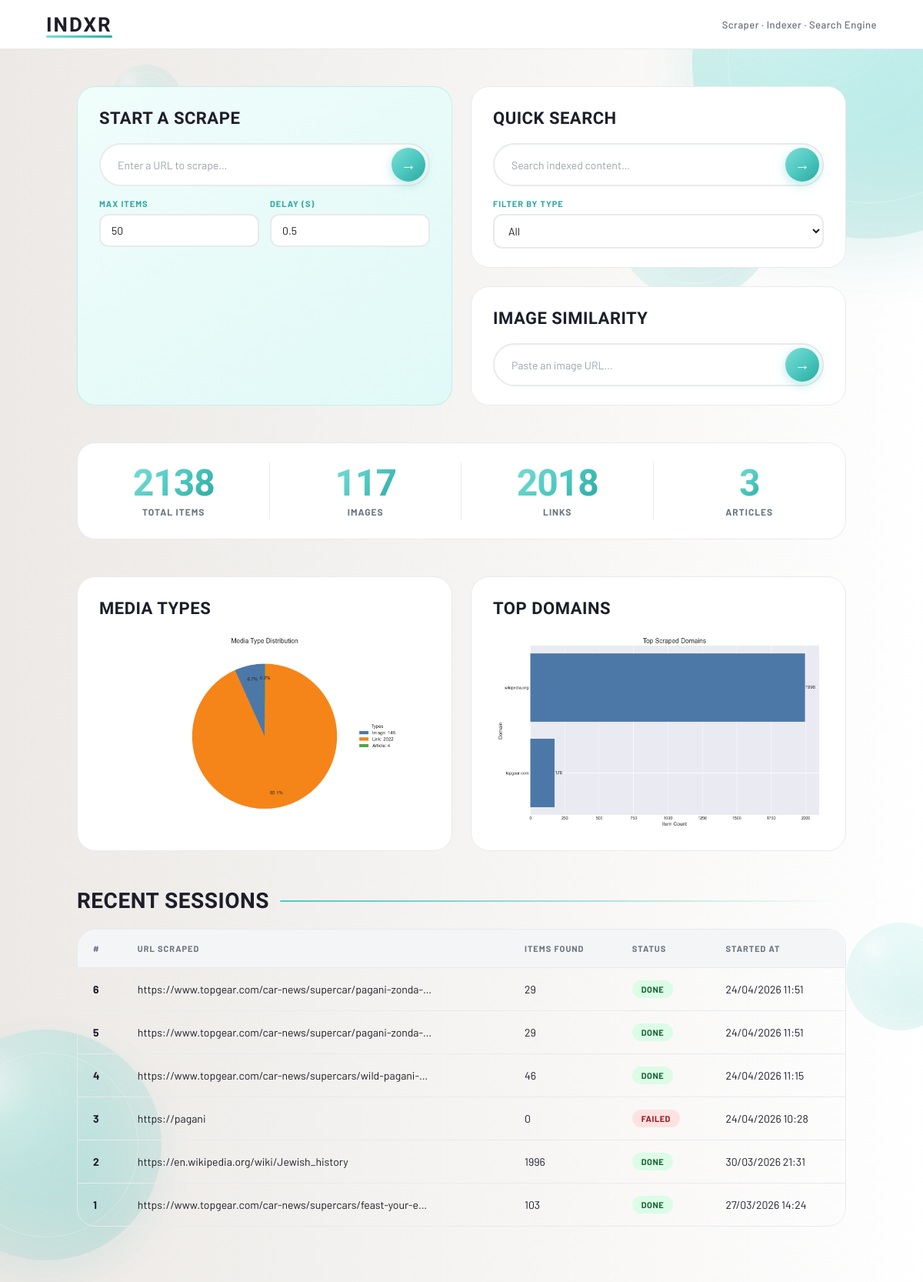
Before: / with the older database file.
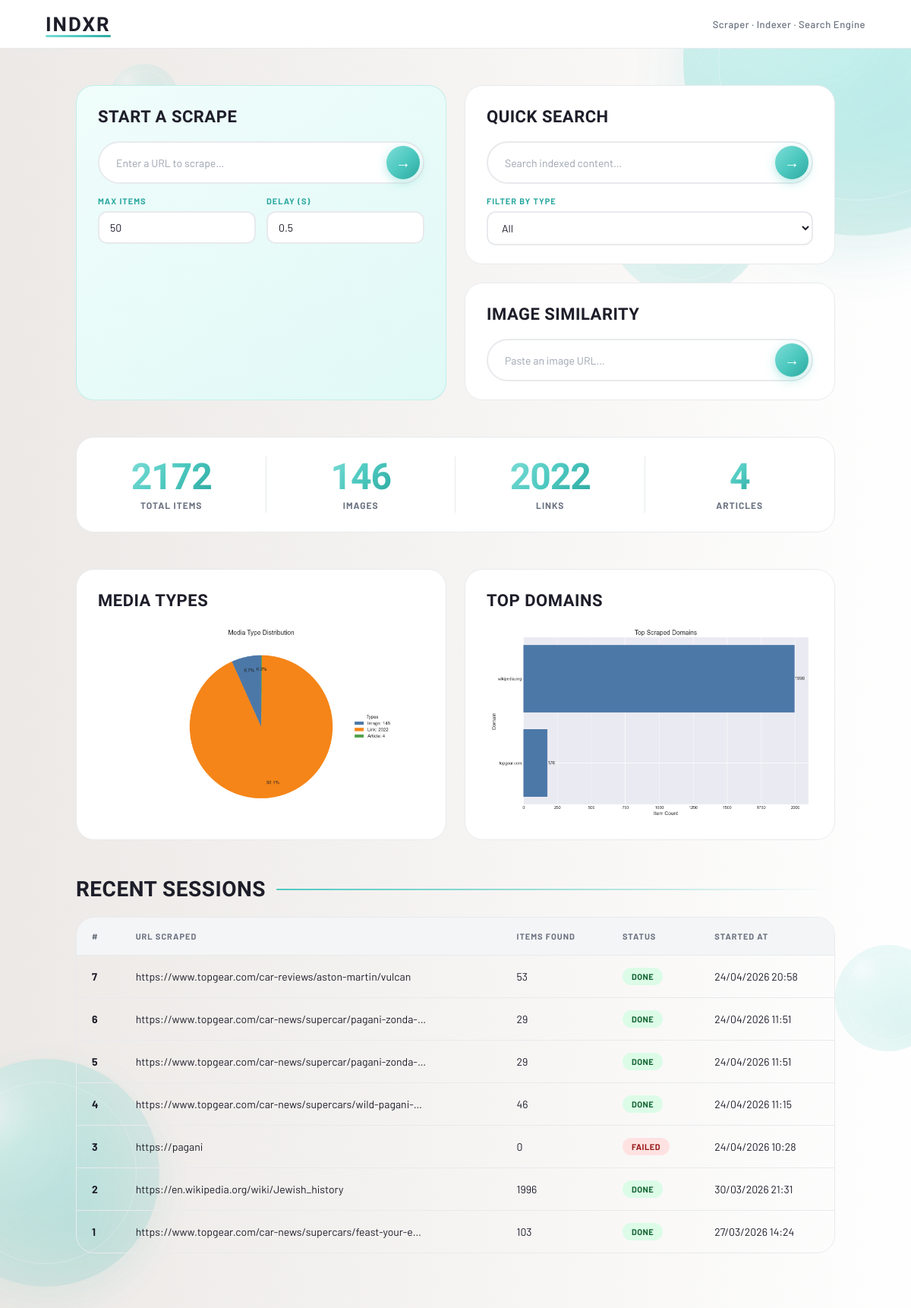
After: the same page with the newer database file.
### models.py (models this page shows, shortened)
class ScrapeSession(Base):
    __tablename__ = "scrape_sessions"
    id: Mapped[int] = mapped_column(Integer, primary_key=True, autoincrement=True)
    target_url: Mapped[str] = mapped_column(String(1024), nullable=False)
    started_at: Mapped[datetime] = mapped_column(DateTime, default=lambda: datetime.now(UTC), nullable=False)
    finished_at: Mapped[datetime | None] = mapped_column(DateTime, nullable=True)
    total_items: Mapped[int] = mapped_column(Integer, default=0, nullable=False)
    status: Mapped[str] = mapped_column(String(32), default="running", nullable=False)
    media_items: Mapped[list["MediaItem"]] = relationship(
        "MediaItem",
        back_populates="scrape_session",
        cascade="all, delete-orphan",
    )

### app.py (the view)
@app.get("/")
def dashboard():
    media_types_chart = plot_media_type_distribution()
    top_domains_chart = plot_top_domains()
    charts = {
        "media_types": media_types_chart if media_types_chart and os.path.exists(media_types_chart) else None,
        "top_domains": top_domains_chart if top_domains_chart and os.path.exists(top_domains_chart) else None,
    }
    session = get_db_session()
    sessions = (
        session.query(ScrapeSession)
        .order_by(ScrapeSession.started_at.desc())
        .limit(10)
        .all()
    )
    stats = get_stats()
    return render_template(
        "index.html",
        charts=charts,
        sessions=sessions or [],
        stats=stats or {},
    )

### app.py (called while the page is built)
def get_db_session():
    if "db_session" not in g:
        g.db_session = db()
    return g.db_session

@app.teardown_appcontext
def close_db_session(exception: Exception | None) -> None:
    session = g.pop("db_session", None)
    if session is not None:
        session.close()

### visualizer.py (called while the page is built)
def _ensure_output_path(save_path: str) -> Path:
    output_path = Path(save_path)
    output_path.parent.mkdir(parents=True, exist_ok=True)
    return output_path

def _save_and_close(fig: plt.Figure, save_path: str) -> str:
    output_path = _ensure_output_path(save_path)
    plt.tight_layout()
    fig.savefig(output_path, dpi=150)
    plt.close(fig)
    return str(output_path).replace("\\", "/")

### templates/index.html (shortened to what this page needs)
<!doctype html>
<html lang="en">
<head>
</head>
<body>
  <div class="deco deco-2"></div>
  <div class="deco deco-4"></div>
  <div class="deco deco-5"></div>
  <header class="topbar">
    <div class="topbar-inner">
      <div class="brand">INDXR</div>
      <div class="subtitle">Scraper · Indexer · Search Engine</div>
    </div>
  </header>
  <main class="page">
    <section class="hero-row">
      <article class="card card-teal">
        <h2 class="card-title">Start a Scrape</h2>
        <form method="post" action="{{ url_for('run_scrape') }}">
          <div class="inline-form">
            <input type="text" name="url" placeholder="Enter a URL to scrape…" required>
            <button class="send-btn" type="submit" aria-label="Start scrape">→</button>
          </div>
          <div class="controls-row">
            <div class="field">
              <label for="max_items">Max Items</label>
              <input id="max_items" type="number" name="max_items" value="50" min="10" max="500">
            </div>
            <div class="field">
              <label for="delay">Delay (s)</label>
              <input id="delay" type="number" name="delay" value="0.5" min="0" max="5" step="0.1">
            </div>
          </div>
        </form>
      </article>
      <div class="stack-col">
        <article class="card">
          <h2 class="card-title">Quick Search</h2>
          <form method="get" action="{{ url_for('search_route') }}">
            <div class="inline-form">
              <input type="text" name="q" placeholder="Search indexed content…">
              <button class="send-btn" type="submit" aria-label="Run search">→</button>
            </div>
            <div class="controls-row" style="grid-template-columns: 1fr;">
              <div class="field">
                <label for="filter_type">Filter by type</label>
                <select id="filter_type" name="media_type">
                  <option value="all">All</option>
                </select>
              </div>
            </div>
          </form>
        </article>
        <article class="card">
          <h2 class="card-title">Image Similarity</h2>
          <form method="get" action="{{ url_for('search_route') }}">
            <div class="inline-form">
              <input type="text" name="image_url" placeholder="Paste an image URL…">
              <button class="send-btn" type="submit" aria-label="Image similarity search">→</button>
            </div>
          </form>
        </article>
      </div>
    </section>
    <section class="stats-section">
      <div class="stats-inner">
        <div class="stat">
          <div class="stat-value"><span>{{ stats.total_items if stats else 0 }}</span></div>
          <div class="stat-label">Total Items</div>
        </div>
        <div class="stat">
          <div class="stat-value"><span>{{ stats.total_images if stats else 0 }}</span></div>
          <div class="stat-label">Images</div>
        </div>
        <div class="stat">
          <div class="stat-value"><span>{{ stats.total_links if stats else 0 }}</span></div>
          <div class="stat-label">Links</div>
        </div>
        <div class="stat">
          <div class="stat-value"><span>{{ stats.total_articles if stats else 0 }}</span></div>
          <div class="stat-label">Articles</div>
        </div>
      </div>
    </section>
    <section class="charts-row">
      <article class="card">
        <h2 class="card-title">Media Types</h2>
        {% if charts and charts.media_types %}
          <img class="chart-image" src="/{{ charts.media_types }}" alt="Media types chart">
        {% else %}
          <div class="placeholder">
            <div class="placeholder-icon"></div>
            <p>Run a scrape to see data</p>
          </div>
        {% endif %}
      </article>
      <article class="card">
        <h2 class="card-title">Top Domains</h2>
        {% if charts and charts.top_domains %}
          <img class="chart-image" src="/{{ charts.top_domains }}" alt="Top domains chart">
        {% else %}
          <div class="placeholder">
            <div class="placeholder-icon"></div>
            <p>Run a scrape to see data</p>
          </div>
        {% endif %}
      </article>
    </section>
    <section class="table-section">
      <div class="table-header">
        <h2 class="section-label">Recent Sessions</h2>
        <div class="section-line"></div>
      </div>
      <div class="table-wrap">
        <table>
          <thead>
            <tr>
              <th>#</th>
              <th>URL Scraped</th>
              <th>Items Found</th>
              <th>Status</th>
              <th>Started At</th>
            </tr>
          </thead>
          <tbody>
            {% for session in sessions %}
              <tr>
                <td><strong>{{ session.id }}</strong></td>
                <td>
                  {% if session.target_url %}
                    {{ session.target_url[:55] }}{% if session.target_url|length > 55 %}…{% endif %}
                  {% else %}—{% endif %}
                </td>
                <td>{{ session.total_items or 0 }}</td>
                <td>
                  {% set status = (session.status or 'unknown')|lower %}
                  {% if status == 'done' %}<span class="badge done">done</span>
                  {% elif status == 'running' %}<span class="badge running">running</span>
                  {% elif status == 'failed' %}<span class="badge failed">failed</span>
                  {% else %}<span class="badge default">{{ status }}</span>
                  {% endif %}
                </td>
                <td>
                  {% if session.started_at %}{{ session.started_at.strftime('%d/%m/%Y %H:%M') }}
                  {% else %}—{% endif %}
                </td>
              </tr>
            {% else %}
              <tr><td colspan="5" class="empty-state">No scrape sessions yet — enter a URL above to begin</td></tr>
            {% endfor %}
          </tbody>
        </table>
      </div>
    </section>
  </main>
</body>
</html>

Changed rows visible on the page:
added ScrapeSession: id "7", target_url "https://www.topgear.com/car-reviews/aston-martin/vulcan", total_items "53", shows "DONE", started_at "24/04/2026 20:58"
Other visible differences:
{{ stats.total_items if stats else 0 }}: "2138" → "2172"
{{ stats.total_images if stats else 0 }}: "117" → "146"
{{ stats.total_links if stats else 0 }}: "2018" → "2022"
{{ stats.total_articles if stats else 0 }}: "3" → "4"
